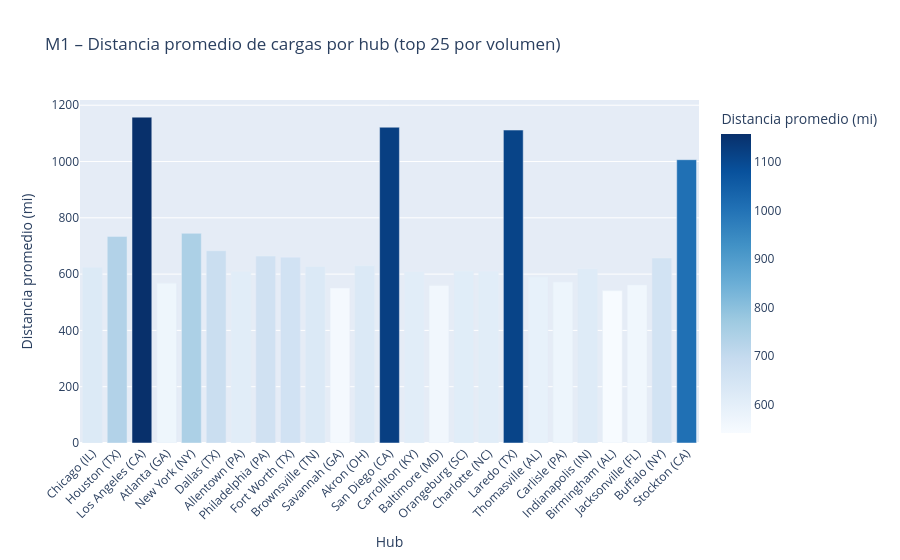

Notebook code for this chart:
### Markdown cell above
## 12. Distancia promedio de cargas por hub

### Code cell
if 'Distance' in df.columns:
    dist_hub = (
        df[df['HubOrigin'].notna()]
        .groupby('HubOrigin')['Distance']
        .agg(['mean', 'median', 'count'])
        .reset_index()
        .rename(columns={'mean': 'dist_mean', 'median': 'dist_median',
                         'count': 'n_cargas', 'HubOrigin': 'hub'})
        .sort_values('n_cargas', ascending=False)
    )

    print(f'Distancia promedio global de cargas: {df["Distance"].mean():.0f} millas')
    print(f'Distancia mediana global:            {df["Distance"].median():.0f} millas')

    fig_dist = px.bar(
        dist_hub.head(25),
        x='hub', y='dist_mean',
        color='dist_mean', color_continuous_scale='Blues',
        title='M1 – Distancia promedio de cargas por hub (top 25 por volumen)',
        labels={'dist_mean': 'Distancia promedio (mi)', 'hub': 'Hub'}
    )
    fig_dist.update_layout(xaxis_tickangle=-45)
    fig_dist.show()

    # Histograma global — sin color por hub (plotly colorear millones de filas es lento)
    sample_dist = df[df['Distance'] < 3000]['Distance'].dropna()
    if len(sample_dist) > 200_000:
        sample_dist = sample_dist.sample(200_000, random_state=42)
    fig_dist_hist = px.histogram(
        sample_dist, x='Distance', nbins=80,
        title='M1 – Distribución de distancia de cargas',
        labels={'Distance': 'Distancia (millas)', 'count': 'N cargas'}
    )
    fig_dist_hist.show()

### Figure 1 — Plotly figure (JSON) as saved in the notebook; plotly's stock layout.template omitted (floating-point values rounded to 4 significant figures)
{"data": [{"hovertemplate": "Hub=%{x}<br>Distancia promedio (mi)=%{marker.color}<extra></extra>", "legendgroup": "", "marker": {"color": [624.4, 734.0, 1158.0, 567.7, 745.0, 683.1, 609.5, 664.3, 660.3, 627.0, 550.4, 629.4, 1122.0, 609.7, 559.7, 611.0, 609.8, 1112.0, 590.1, 571.6, 618.5, 541.4, 561.5, 657.2, 1006.0], "coloraxis": "coloraxis", "pattern": {"shape": ""}}, "name": "", "orientation": "v", "showlegend": false, "textposition": "auto", "type": "bar", "x": ["Chicago (IL)", "Houston (TX)", "Los Angeles (CA)", "Atlanta (GA)", "New York (NY)", "Dallas (TX)", "Allentown (PA)", "Philadelphia (PA)", "Fort Worth (TX)", "Brownsville (TN)", "Savannah (GA)", "Akron (OH)", "San Diego (CA)", "Carrollton (KY)", "Baltimore (MD)", "Orangeburg (SC)", "Charlotte (NC)", "Laredo (TX)", "Thomasville (AL)", "Carlisle (PA)", "Indianapolis (IN)", "Birmingham (AL)", "Jacksonville (FL)", "Buffalo (NY)", "Stockton (CA)"], "xaxis": "x", "y": [624.4, 734.0, 1158.0, 567.7, 745.0, 683.1, 609.5, 664.3, 660.3, 627.0, 550.4, 629.4, 1122.0, 609.7, 559.7, 611.0, 609.8, 1112.0, 590.1, 571.6, 618.5, 541.4, 561.5, 657.2, 1006.0], "yaxis": "y"}], "layout": {"barmode": "relative", "coloraxis": {"autocolorscale": false, "colorbar": {"title": {"text": "Distancia promedio (mi)"}}, "colorscale": [[0, "rgb(247,251,255)"], [0.125, "rgb(222,235,247)"], [0.25, "rgb(198,219,239)"], [0.375, "rgb(158,202,225)"], [0.5, "rgb(107,174,214)"], [0.625, "rgb(66,146,198)"], [0.75, "rgb(33,113,181)"], [0.875, "rgb(8,81,156)"], [1, "rgb(8,48,107)"]]}, "legend": {"tracegroupgap": 0}, "title": {"text": "M1 – Distancia promedio de cargas por hub (top 25 por volumen)"}, "xaxis": {"anchor": "y", "domain": [0, 1], "tickangle": -45, "title": {"text": "Hub"}}, "yaxis": {"anchor": "x", "domain": [0, 1], "title": {"text": "Distancia promedio (mi)"}}}}
